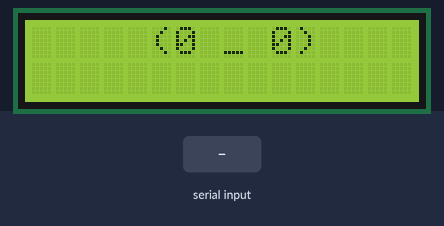
A sketch run on a simulated Arduino Uno, built with avr-gcc and run on an emulated ATmega328P. On the bench: 16×2 character LCD. The test bench sets the inputs (shaded band). What the sketch prints to the serial monitor is not drawn.

Above: at 1.6 s.
1.7 s: "1" received over Serial
At 3.5 s:
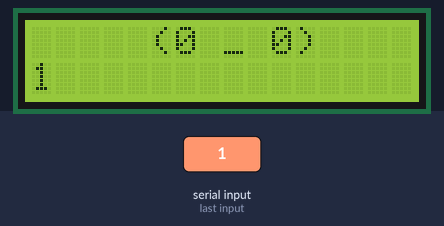
4.5 s: "0" received over Serial
At 6.7 s:
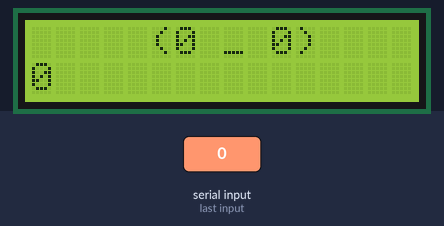
7.0 s: "2" received over Serial
At 8.7 s:
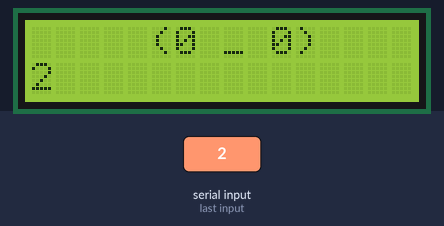
Timing chart, 0 to 10.2 s (numbered marks = the images above; inputs shaded):
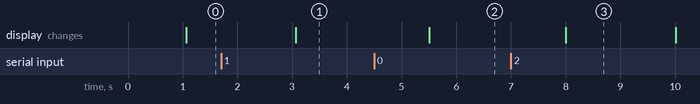

The sketch:

serial_code.ino
```cpp
#include <LiquidCrystal.h>
LiquidCrystal lcd(7, 6, 5, 4, 3, 2);
String data = "", data_prev = "";
int timer = 0;

void setup() {

  lcd.begin(16, 2);
  Serial.begin(9600);
  Serial.println("STARTED");
}

void loop() {

  data = Serial.readString();

 if(data_prev != data) {

  lcd.clear();
  Serial.println(data);

  lcd.setCursor(0, 2);
  lcd.print(data);

  data_prev = data;
  timer = 0;
 } else {

  timer++;
 }

 if(timer >= 5) {

  lcd.clear();
  lcd.setCursor(5, 0);
  lcd.print("(- _ -)");
 } else {

  lcd.setCursor(5, 0);
  lcd.print("(0 _ 0)");
 }
  delay(1000);
}
```

Measured:
- after the input at 1.7 s, the display: changes after 1.4 s (image 1)
- after the input at 4.5 s, the display: changes after 1.0 s (image 2)
